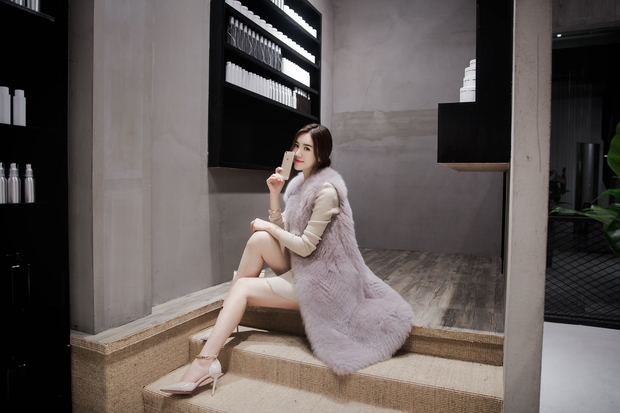
#> input picture images/6.jpg, 620 x 413 px
$ python four.py
#> lines starting #> are read from the running program, lines starting #| are printed output that depends on the picture; after the words box and inside, x2 and y2 are one past the last pixel; in counts of white or black regions, pixels touching at a corner belong together
import numpy as np
import cv2 as cv
from matplotlib import pyplot as plt

roi = cv.imread('../../images/6.jpg')
#> roi is the input picture: shape (413, 620, 3); mean B, G, R 88.6, 90.9, 98.8
hsv = cv.cvtColor(roi, cv.COLOR_BGR2HSV)
#> hsv: shape (413, 620, 3); mean H, S, V 58.8, 31.5, 99.4

target = cv.imread('../../images/6.jpg')
hsv_t = cv.cvtColor(target, cv.COLOR_BGR2HSV)

roihist = cv.calcHist([hsv], [0, 1], None, [180, 256], [0, 180, 0, 256])
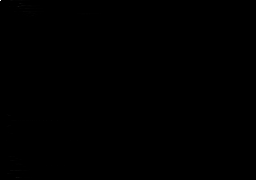
#> roihist: shape (180, 256) float32; min 0, max 39639, mean 5.6; drawn with min black and max white

cv.normalize(roihist, roihist, 0, 255, cv.NORM_MINMAX)
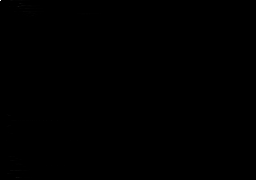
#> roihist: shape (180, 256) float32; 12.77% of pixels changed, all inside (x1, y1, x2, y2) = (0, 0, 256, 180)
dst = cv.calcBackProject([hsv_t], [0, 1], roihist, [0, 180, 0, 256], 1)
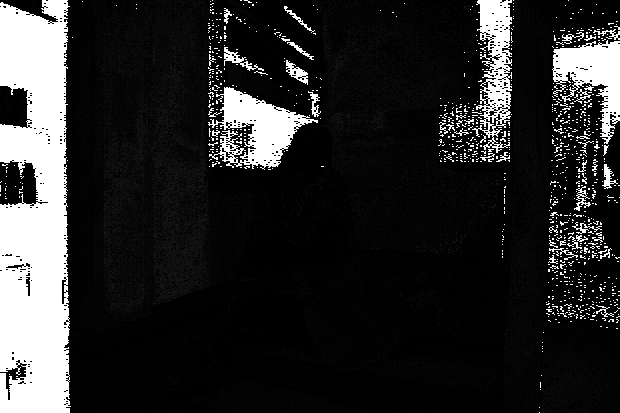
#> dst: shape (413, 620); min 0, max 255, mean 42

disc = cv.getStructuringElement(cv.MORPH_ELLIPSE, (5, 5))
cv.filter2D(dst, -1, disc, dst)
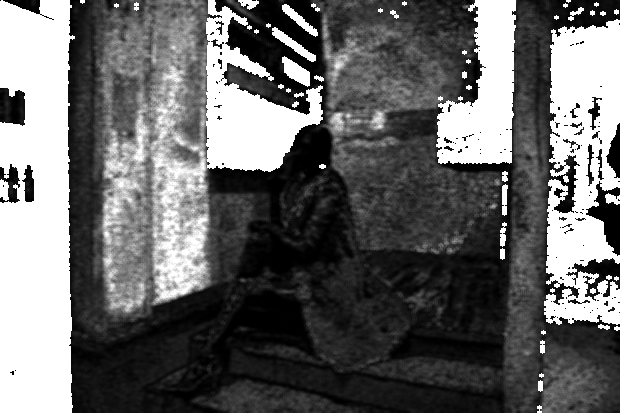
#> dst: shape (413, 620); min 0, max 255, mean 103.8

ret, thresh = cv.threshold(dst, 50, 255, 0)
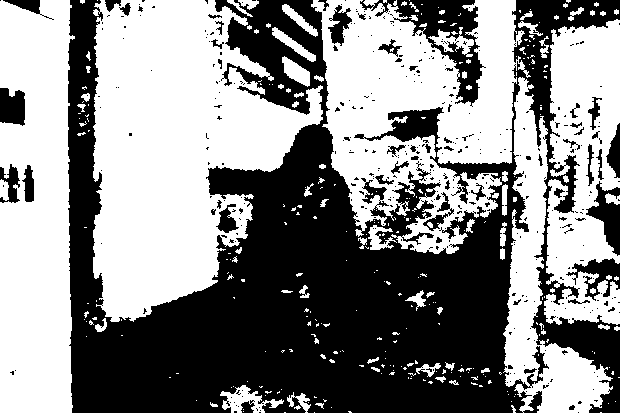
#> thresh: shape (413, 620); 53.9% white; 392 black regions (342 under 20 px), largest, box (x1, y1, x2, y2) and area: (68, 0, 620, 413) 105600, (360, 0, 486, 107) 3711, (586, 181, 620, 256) 1149
thresh = cv.merge((thresh, thresh, thresh))
res = cv.bitwise_and(target, thresh)
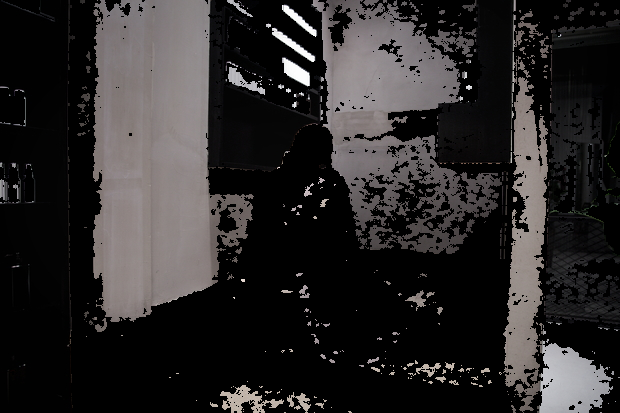
#> res: shape (413, 620, 3); mean B, G, R 41.1, 41.1, 43.4

res = np.vstack((target, thresh, res))
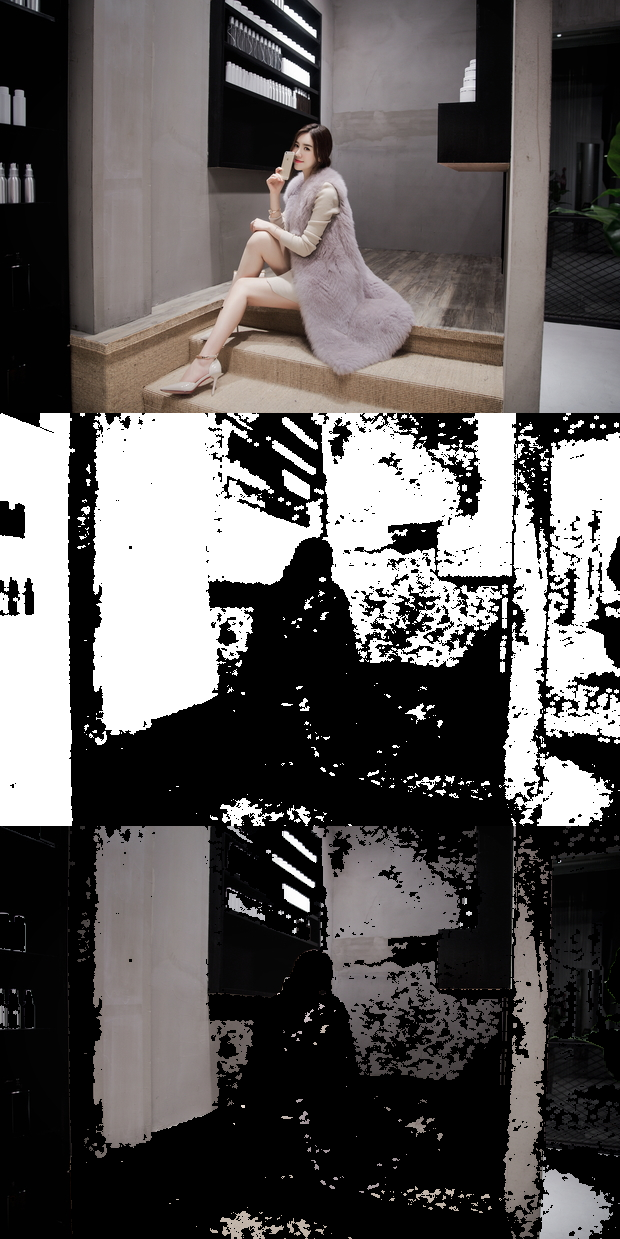
#> res: shape (1239, 620, 3); mean B, G, R 89, 89.8, 93.2
cv.imshow('res', res)

cv.waitKey(0)

$ run again, with images/1.jpg copied over images/6.jpg
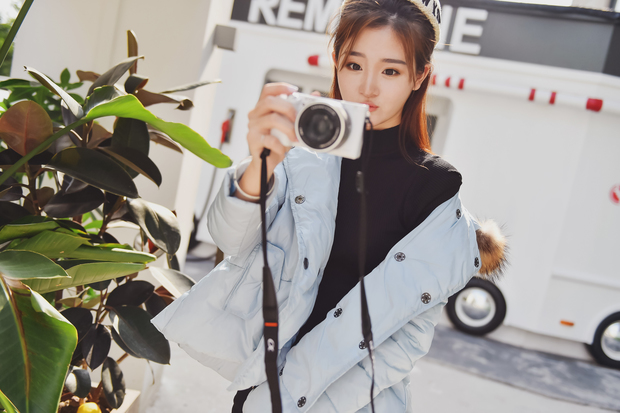
#> input picture images/1.jpg, 620 x 413 px
#> roi is the input picture: shape (413, 620, 3); mean B, G, R 144.5, 151.4, 155.7
#> hsv: shape (413, 620, 3); mean H, S, V 63.9, 38.2, 159.8
#> `ret, thresh = cv.threshold(dst, 50, 255, 0)`:
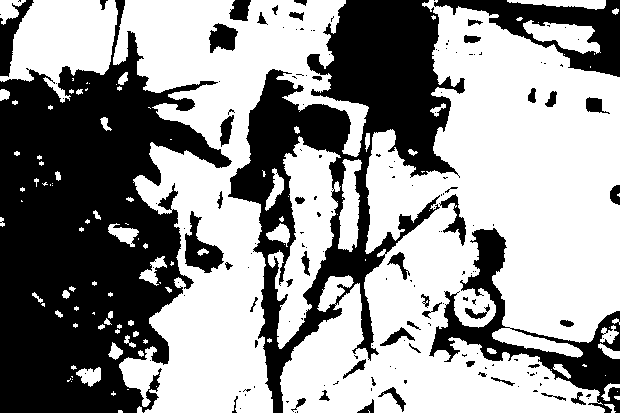
#> thresh: shape (413, 620); 58.4% white; 165 black regions (115 under 20 px), largest, box (x1, y1, x2, y2) and area: (0, 0, 232, 413) 54115, (228, 0, 465, 413) 32541, (429, 228, 620, 413) 7656
#> `res = np.vstack((target, thresh, res))`:
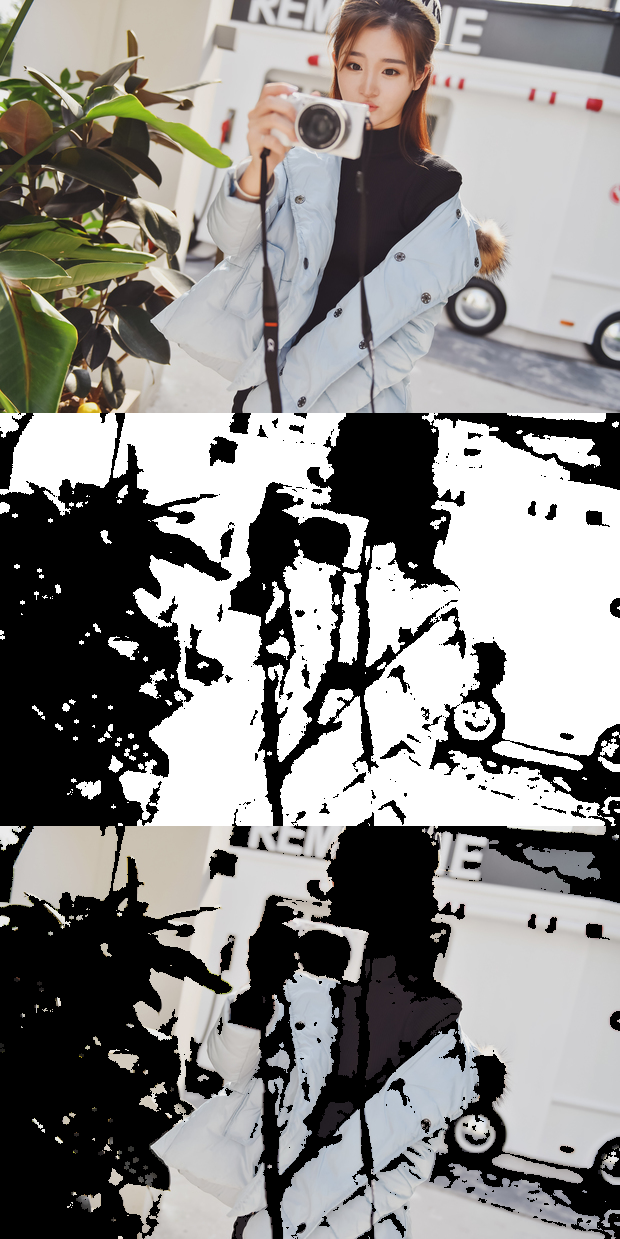
#> res: shape (1239, 620, 3); mean B, G, R 134.2, 136.4, 138

$ run again, with images/11.jpg copied over images/6.jpg
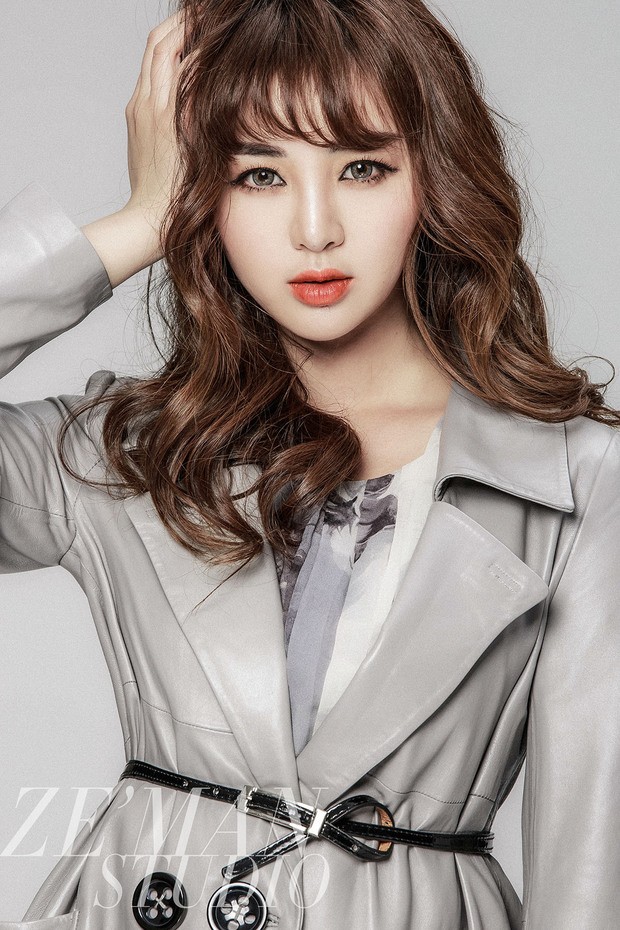
#> input picture images/11.jpg, 620 x 930 px
#> roi is the input picture: shape (930, 620, 3); mean B, G, R 142.6, 147.7, 158.5
#> hsv: shape (930, 620, 3); mean H, S, V 38.2, 42.6, 158.7
#> `ret, thresh = cv.threshold(dst, 50, 255, 0)`:
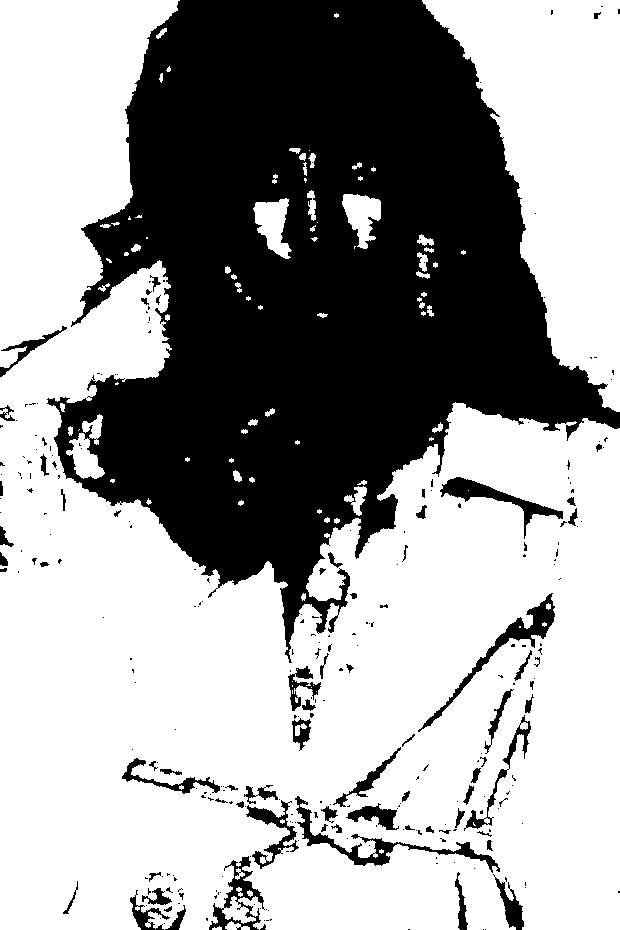
#> thresh: shape (930, 620); 62.4% white; 282 black regions (207 under 20 px), largest, box (x1, y1, x2, y2) and area: (47, 0, 620, 663) 199666, (295, 796, 500, 873) 1875, (418, 593, 555, 732) 1795
#> `res = np.vstack((target, thresh, res))`:
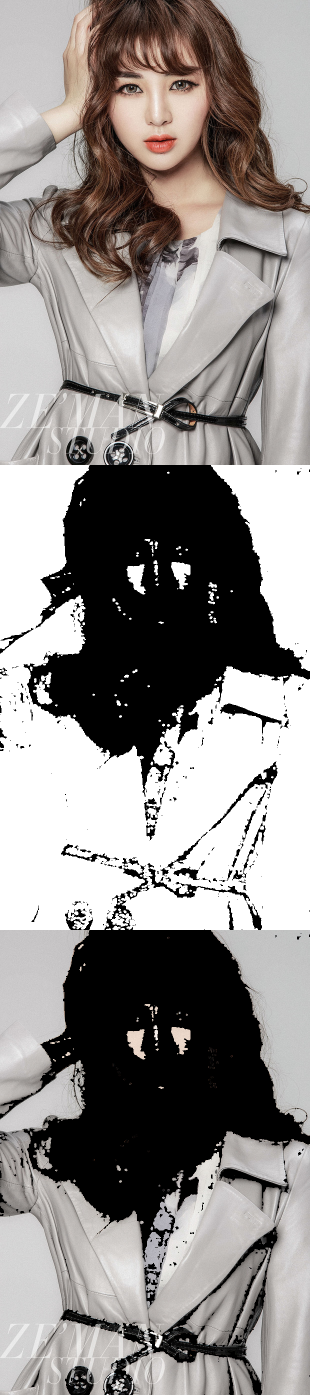
#> res: shape (2790, 620, 3) (shown at 1/2 size); mean B, G, R 138.2, 140.2, 144.4

$ run again, with images/3.jpg copied over images/6.jpg
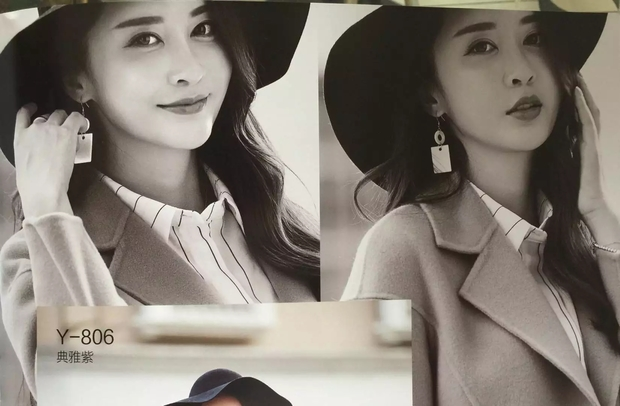
#> input picture images/3.jpg, 620 x 406 px
#> roi is the input picture: shape (406, 620, 3); mean B, G, R 116.8, 125.4, 133
#> hsv: shape (406, 620, 3); mean H, S, V 17.4, 41.4, 133.1
#> `res = np.vstack((target, thresh, res))`:
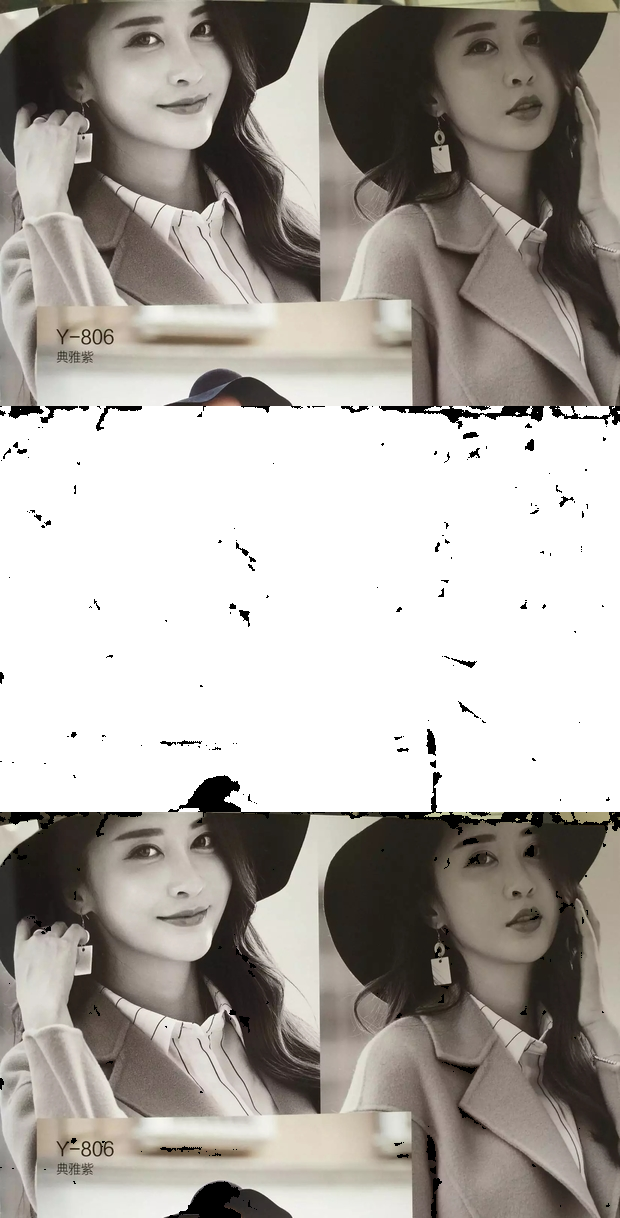
#> res: shape (1218, 620, 3); mean B, G, R 160.3, 165.9, 171
